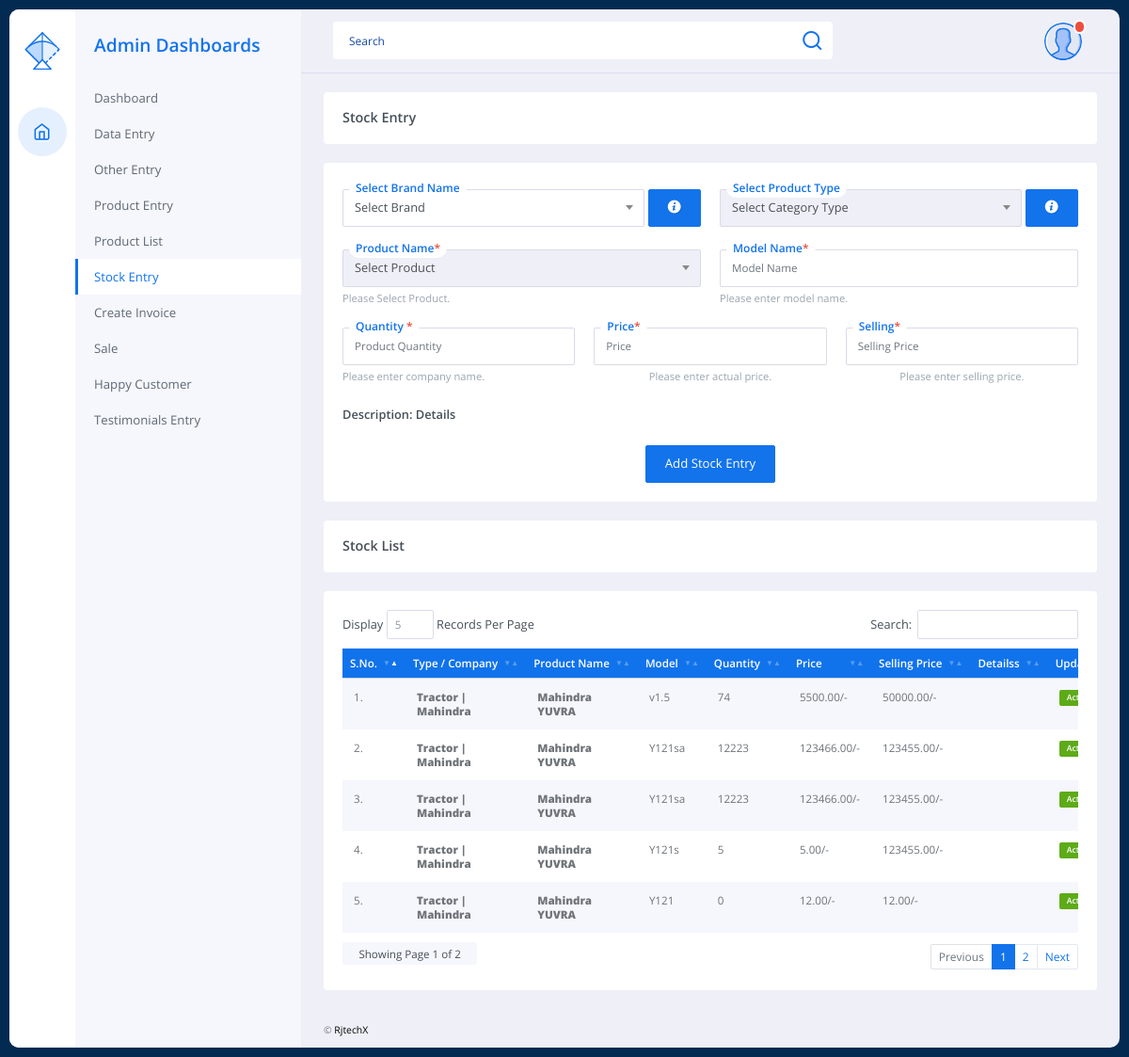
The app's page /tractorAdmin/stock_entry.php (signed in) with its own data.
### tables this page shows
CREATE TABLE IF NOT EXISTS `mstocktable` (
  `stock_id` int NOT NULL AUTO_INCREMENT,
  `company_id` int NOT NULL,
  `product_type_id` int NOT NULL,
  `name` int NOT NULL,
  `model_id` varchar(200) NOT NULL,
  `quantity` int NOT NULL,
  `price` bigint NOT NULL,
  `saling_price` bigint NOT NULL,
  `editor` text NOT NULL,
  `activeStatus` char(1) NOT NULL,
  `createdBy` int NOT NULL,
  `createdTime` timestamp NOT NULL DEFAULT CURRENT_TIMESTAMP,
  PRIMARY KEY (`stock_id`)
);

CREATE TABLE IF NOT EXISTS `mproducttypename` (
  `product_type_id` int NOT NULL AUTO_INCREMENT,
  `name` varchar(100) NOT NULL,
  `activeStatus` char(1) NOT NULL,
  `createdBy` int NOT NULL,
  `createdTime` timestamp NOT NULL DEFAULT CURRENT_TIMESTAMP ON UPDATE CURRENT_TIMESTAMP,
  PRIMARY KEY (`product_type_id`)
);

CREATE TABLE IF NOT EXISTS `machinecompanytable` (
  `company_id` int NOT NULL AUTO_INCREMENT,
  `name` varchar(100) NOT NULL,
  `activeStatus` char(1) NOT NULL,
  `createdTime` timestamp NOT NULL DEFAULT CURRENT_TIMESTAMP ON UPDATE CURRENT_TIMESTAMP,
  `createdBy` bigint NOT NULL,
  PRIMARY KEY (`company_id`)
);

CREATE TABLE IF NOT EXISTS `mproductddetailstable` (
  `product_id` int NOT NULL AUTO_INCREMENT,
  `product_image` varchar(100) DEFAULT NULL,
  `name` varchar(100) NOT NULL,
  `product_type_id` int NOT NULL,
  `hp_id` int NOT NULL,
  `company_id` int NOT NULL,
  `chassis_no` text NOT NULL,
  `engine_no` text NOT NULL,
  `key_no` text NOT NULL,
  `ex_showroom` bigint NOT NULL,
  `insurance` int NOT NULL,
  `regd` int NOT NULL,
  `hpa` int NOT NULL,
  `agreement` int NOT NULL,
  `access` int NOT NULL,
  `misc` int NOT NULL,
  `other_cost` int NOT NULL,
  `total_cost` int NOT NULL,
  `editor` text NOT NULL,
  `activeStatus` char(1) NOT NULL,
  `createdBy` int NOT NULL,
  `createdTime` timestamp NOT NULL DEFAULT CURRENT_TIMESTAMP ON UPDATE CURRENT_TIMESTAMP,
  PRIMARY KEY (`product_id`)
);

### tractorAdmin/stock_entry.php (the view, shortened to what this page needs)
<?php session_start();
include 'headerAdmin/conn.php';
if (isset($_SESSION["user"])) {
?>
<!doctype html>
<html lang="en">
<head>
    <?php
    include 'headerAdmin/head.php';
    ?>
</head>
<body>
    <div class="page-wrapper">
        <nav class="sidebar-wrapper">
            <div class="sidebar-tabs">
                <?php
                include 'headerAdmin/sidebar.php';
                ?>
            </div>
        </nav>
        <div class="main-container">
            <div class="page-header">
                <?php
                include 'headerAdmin/page-header.php';
                ?>
            </div>
            <div class="content-wrapper-scroll">
                <div class="content-wrapper">
                    <div class="row gutters">
                        <div class="col-xl-12 col-lg-12 col-md-12 col-sm-12 col-12">
                            <div class="card">
                                <div class="card-header" style="padding-bottom:20px;">
                                    <div class="card-title">Stock Entry</div>
                                </div>
                            </div>
                             <div class="card">
                                <form action="stock_entry.php" method="POST" enctype="multipart/form-data" id='StockEntryForm'>
                                    <div class="card-body">
                                        <div class="row gutters">
                                            <div class="col-xl-6 col-lg-6 col-md-6 col-sm-6 col-12">
                                                <div class="field-wrapper-group">
                                                    <div class="field-wrapper">
                                                        <div class="field-placeholder">Select Brand Name</div>
                                                    </div>
                                                    <button type="button" class="input-icon-block btn btn-info" data-bs-toggle="tooltip" data-bs-placement="top" title="Product Model With Company">
                                                        <i class="icon-info-with-circle m-0"></i>
                                                    </button>
                                                </div>
                                            </div>
                                            <div class="col-xl-6 col-lg-6 col-md-6 col-sm-6 col-12">
                                                <div class="field-wrapper-group">
                                                    <div class="field-wrapper">
                                                        <div class="field-placeholder">Select Product Type</div>
                                                    </div>
                                                    <button type="button" class="input-icon-block btn btn-info" data-bs-toggle="tooltip" data-bs-placement="top" title="Product Model With Company">
                                                        <i class="icon-info-with-circle m-0"></i>
                                                    </button>
                                                </div>
                                            </div>
                                            <div class="col-xl-6 col-lg-6 col-md-6 col-sm-6 col-12">
                                                <div class="field-wrapper-group">
                                                    <div class="field-wrapper">
                                                        <div class="field-placeholder">Product Name<span class="text-danger">*</span></div>
                                                        <div class="form-text">
                                                            Please Select Product.
                                                        </div>
                                                    </div>
                                                    </div>
                                            </div>
                                             <div class="col-xl-6 col-lg-6 col-md-6 col-sm-6 col-12">
                                                <div class="field-wrapper-group">
                                                    <div class="field-wrapper">
                                                        <input class="form-control" name="model_name" id="model_name" type="text" placeholder="Model Name" required>
                                                        <div class="field-placeholder">Model Name<span class="text-danger">*</span></div>
                                                        <div class="form-text">
                                                            Please enter model name.
                                                        </div>
                                                    </div>
                                                    </div>
                                            </div>
                                            <div class="col-xl-4 col-lg-4 col-md-4 col-sm-4 col-12">
                                                <div class="field-wrapper">
                                                    <input class="form-control" name="quantiy" id="quantiy" type="number" placeholder="Product Quantity" required>
                                                    <div class="field-placeholder">Quantity <span class="text-danger">*</span></div>
                                                    <div class="form-text">
                                                        Please enter company name.
                                                    </div>
                                                </div>
                                            </div>
                                            <div class="col-xl-4 col-lg-4 col-md-4 col-sm-4 col-12 text-center">
                                                <div class="field-wrapper">
                                                    <input class="form-control" name="price" id="price" type="number" placeholder="Price" required>
                                                    <div class="field-placeholder">Price<span class="text-danger">*</span></div>
                                                    <div class="form-text">
                                                        Please enter actual price.
                                                    </div>
                                                </div>
                                            </div>
                                            <div class="col-xl-4 col-lg-4 col-md-4 col-sm-4 col-12 text-center">
                                                <div class="field-wrapper">
                                                    <input class="form-control" name="saling_price" id="saling_price" type="number" placeholder="Selling Price" required>
                                                    <div class="field-placeholder">Selling<span class="text-danger">*</span></div>
                                                    <div class="form-text">
                                                        Please enter selling price.
                                                    </div>
                                                </div>
                                            </div>
                                            <div class="col-xl-12 col-lg-12 col-md-12 col-sm-12 col-12">
                                                <div class="field-wrapper-group" >
                                                    <div class="field-wrapper">
                                                    <label for="">Description: Details</label>
                                                    </div>
                                                </div>
                                            </div>
                                            <div class="col-xl-12 col-lg-12 col-md-12 col-sm-12 col-12 text-center">
                                                <button class="btn btn-primary" name="add_product" id="add_product">Add Stock Entry</button>
                                            </div>
                                        </div>
                                    </div>
                                </form>
                            </div>
                            <div class="card">
                                <div class="card-header" style="padding-bottom:20px;">
                                    <div class="card-title">Stock List</div>
                                </div>
                            </div>
                           <div class="card" style="padding:20px">
                           <div class="table-responsive">
                                <table id="fixedHeader" class="table custom-table">
                                  <thead>
                                    <tr>
                                      <th>S.No.</th>
                                      <th>Type / Company</th>
                                      <th>Product Name</th>
                                      <th>Model</th>
                                      <th>Quantity</th>
                                      <th>Price</th>
                                      <th>Selling Price</th>
                                      <th>Detailss</th>
                                      <th>Update</th>
                                    </tr>
                                  </thead>
                                  <tbody>
                                                <?php
                                    $query = "SELECT stock_id,st.company_id,mc.name as company,st.product_type_id, pd.name as name, pt.name as productType,st.stock_id,st.name as stockName,st.model_id,st.quantity,st.price,st.saling_price,st.editor,st.activeStatus FROM `mstocktable` st
                                            inner join machinecompanytable mc on mc.company_id = st.company_id
                                            inner join mproductddetailstable pd on pd.product_id = st.name
                                            inner join mproducttypename pt on pt.product_type_id = st.product_type_id
                                                 WHERE --st.activeStatus = 'Y'
                                                 ORDER BY st.stock_id desc";
                                                $result = mysqli_query($conn, $query);
                                                $sno = 1;
                                                while ($row = mysqli_fetch_array($result)) {
                                                ?>
                                                    <tr>
                                                        <td>
                                                            <?php echo $sno; ?>.
                                                        </td>
                                                        <td>
                                                            <?php echo "<b>" .$row['productType']; ?> | <?php echo $row['company']. "</b>";; ?>
                                                        </td>
                                                        <td>
                                                            <?php echo "<b>".$row['name']."</b>"; ?>
                                                        </td>
                                                        <td>
                                                            <?php echo $row['model_id']; ?>
                                                        </td>
                                                        <td>
                                                            <?php echo $row['quantity'];?>
                                                        </td>
                                                        <td>
                                                            <?php echo $row['price'].".00/-"; ?>
                                                        </td>
                                                        <td>
                                                            <?php echo $row['saling_price'].".00/-"; ?>
                                                        </td>
                                                           <td>
                                                        </td>
                                                        <td>
                                                            <?php if ($row['activeStatus'] == "Y") { ?>
                                                                <a href="function/stock-status.php?status=<?php echo $row['activeStatus'] ?>&stock_id=<?php echo $row['stock_id'] ?>" class="badge bg-success" onclick="return checkDeactivate()">Active</a>
                                                            <?php } else { ?>
                                                                <a href="function/stock-status.php?status=<?php echo $row['activeStatus'] ?>&stock_id=<?php echo $row['stock_id'] ?>" class="badge bg-danger" onclick="return checkActivate()">InActive</a>
                                                            <?php } ?>
                                                        </td>
                                                    </tr>
                                                <?php
                                                    $sno = $sno + 1;
                                                } ?>
                                            </tbody>
                                </table>
                                            </div>
                            </div>
                        </div>
                    </div>
                </div>
                <?php
                include 'headerAdmin/footer-admin.php';
                ?>
            </div>
        </div>
    </div>
</body>
</html>
<?php
} else {
    header("Location:login.php");
}
?>

### records on screen
mstocktable: product_type.name "Tractor", company.name "Mahindra", mproductddetailstable.name "Mahindra YUVRA", model "v1.5", quantity "74", price "5500", saling_price "50000"
mstocktable: product_type.name "Tractor", company.name "Mahindra", mproductddetailstable.name "Mahindra YUVRA", model "Y121sa", quantity "12223", price "123466", saling_price "123455"
mstocktable: product_type.name "Tractor", company.name "Mahindra", mproductddetailstable.name "Mahindra YUVRA", model "Y121sa", quantity "12223", price "123466", saling_price "123455"
mstocktable: product_type.name "Tractor", company.name "Mahindra", mproductddetailstable.name "Mahindra YUVRA", model "Y121s", quantity "5", price "5", saling_price "123455"
mstocktable: product_type.name "Tractor", company.name "Mahindra", mproductddetailstable.name "Mahindra YUVRA", model "Y121", quantity "0", price "12", saling_price "12"
